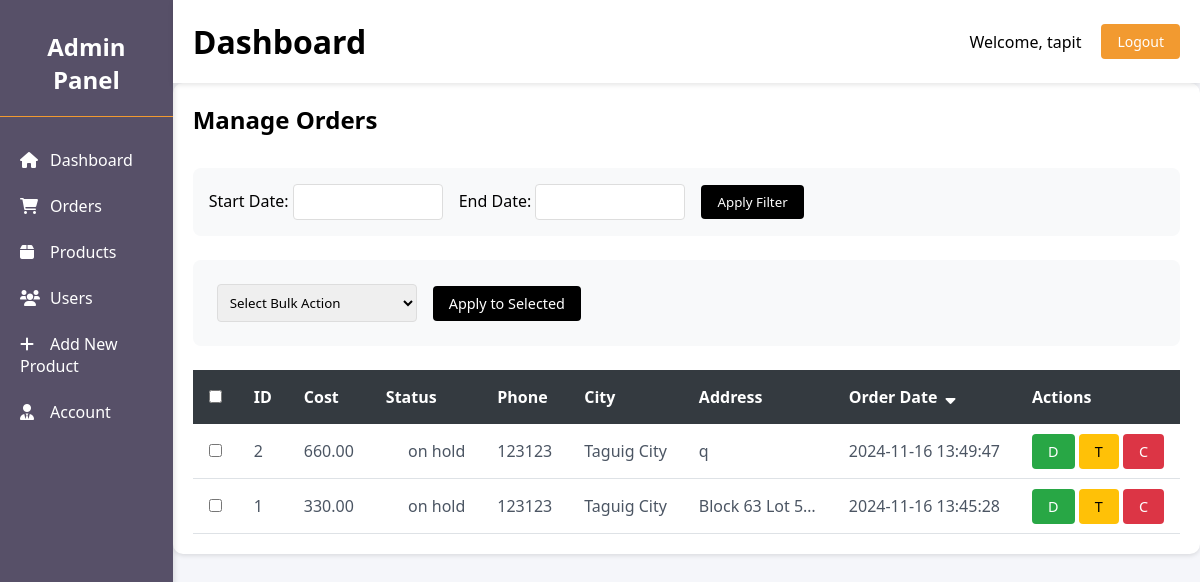
The app's page /admin/orders.php (signed in) with its own data.
### tables this page shows
CREATE TABLE `orders` (
  `order_id` int(11) NOT NULL,
  `order_cost` decimal(6,2) NOT NULL,
  `order_status` varchar(100) NOT NULL DEFAULT 'on_hold',
  `user_id` int(11) NOT NULL,
  `user_phone` int(11) NOT NULL,
  `user_city` varchar(255) NOT NULL,
  `user_address` varchar(255) NOT NULL,
  `order_date` datetime NOT NULL DEFAULT current_timestamp()
);

### admin/orders.php (the view, shortened to what this page needs)
<?php
include('../server/connection.php');
$sort_by = isset($_GET['sort']) ? $_GET['sort'] : 'order_date';
$sort_direction = isset($_GET['direction']) ? $_GET['direction'] : 'DESC';
$start_date = isset($_GET['start_date']) ? $_GET['start_date'] : '';
$end_date = isset($_GET['end_date']) ? $_GET['end_date'] : '';
$allowed_sort_fields = ['order_date', 'order_cost', 'order_status'];
$sort_by = in_array($sort_by, $allowed_sort_fields) ? $sort_by : 'order_date';
$sort_direction = $sort_direction === 'ASC' ? 'ASC' : 'DESC';
$query = "SELECT order_id, order_cost, order_status, user_id, user_phone, user_city, user_address, order_date
          FROM orders WHERE 1=1";
$query .= " ORDER BY $sort_by $sort_direction";
$stmt = $conn->prepare($query);
$stmt->execute();
$result = $stmt->get_result();
$orders = $result->fetch_all(MYSQLI_ASSOC);
?>
<!DOCTYPE html>
<html lang="en">
<head>
    <link href="https://cdnjs.cloudflare.com/ajax/libs/font-awesome/6.0.0/css/all.min.css" rel="stylesheet">
    <link rel="stylesheet" href="https://cdnjs.cloudflare.com/ajax/libs/flatpickr/4.6.13/flatpickr.min.css">
    <link rel="stylesheet" href="style.css">
</head>
<body>
    <div class="dashboard">
        <?php include('sidemenu.php'); ?>
        <div class="main-content">
            <?php include('header.php')?>
            <div class="orders-section">
                <div class="orders-header">
                    <h2>Manage Orders</h2>
                </div>
                <form method="get" class="date-filter">
                    <div>
                        <label for="start_date">Start Date:</label>
                        <input type="text" id="start_date" name="start_date" value="<?php echo htmlspecialchars($start_date); ?>" class="date-picker">
                    </div>
                    <div>
                        <label for="end_date">End Date:</label>
                        <input type="text" id="end_date" name="end_date" value="<?php echo htmlspecialchars($end_date); ?>" class="date-picker">
                    </div>
                    <button type="submit" class="filter-btn">Apply Filter</button>
                </form>
                <form method="post" id="bulk-action-form">
                    <div class="bulk-actions">
                        <select name="bulk_action" id="bulk-action-select">
                            <option value="">Select Bulk Action</option>
                        </select>
                        <button type="submit" class="btn filter-btn">Apply to Selected</button>
                    </div>
                    <table class="orders-table">
                        <thead>
                            <tr>
                                <th class="checkbox-cell">
                                    <input type="checkbox" id="select-all">
                                </th>
                                <th>ID</th>
                                <th>
                                    <a href="?sort=order_cost&direction=<?php echo $sort_by === 'order_cost' && $sort_direction === 'ASC' ? 'DESC' : 'ASC'; ?>" class="sort-link">
                                        Cost
                                    </a>
                                </th>
                                <th>
                                    <a href="?sort=order_status&direction=<?php echo $sort_by === 'order_status' && $sort_direction === 'ASC' ? 'DESC' : 'ASC'; ?>" class="sort-link">
                                        Status
                                    </a>
                                </th>
                                <th>Phone</th>
                                <th>City</th>
                                <th>Address</th>
                                <th>
                                    <a href="?sort=order_date&direction=<?php echo $sort_by === 'order_date' && $sort_direction === 'ASC' ? 'DESC' : 'ASC'; ?>" class="sort-link">
                                        Order Date
                                        <?php if ($sort_by === 'order_date'): ?>
                                            <i class="fas fa-sort-<?php echo $sort_direction === 'ASC' ? 'up' : 'down'; ?>"></i>
                                        <?php endif; ?>
                                    </a>
                                </th>
                                <th>Actions</th>
                            </tr>
                        </thead>
                        <tbody>
                            <?php foreach ($orders as $order): ?>
                                <tr>
                                    <td class="checkbox-cell">
                                        <input type="checkbox" name="order_ids[]" value="<?php echo $order['order_id']; ?>" class="order-checkbox">
                                    </td>
                                    <td><?php echo htmlspecialchars($order['order_id']); ?></td>
                                    <td><?php echo htmlspecialchars($order['order_cost']); ?></td>
                                    <td>
                                        <span class="status-circle <?php echo htmlspecialchars($order['order_status']); ?>"></span>
                                        <?php echo htmlspecialchars($order['order_status']); ?>
                                    </td>
                                    <td><?php echo htmlspecialchars($order['user_phone']); ?></td>
                                    <td><?php echo htmlspecialchars($order['user_city']); ?></td>
                                    <td class="address-cell" data-full-address="<?php echo htmlspecialchars($order['user_address']); ?>">
                                        <?php echo htmlspecialchars(substr($order['user_address'], 0, 30)); ?>
                                    </td>
                                    <td><?php echo htmlspecialchars($order['order_date']); ?></td>
                                    <td>
                                        <?php if ($order['order_status'] !== 'delivered' && $order['order_status'] !== 'canceled'): ?>
                                            <a href="orders.php?action=deliver&order_id=<?php echo $order['order_id']; ?>" class="btn delivered-btn">D</a>
                                            <a href="orders.php?action=transit&order_id=<?php echo $order['order_id']; ?>" class="btn transit-btn">T</a>
                                            <a href="orders.php?action=cancel&order_id=<?php echo $order['order_id']; ?>" class="btn cancel-btn">C</a>
                                        <?php endif; ?>
                                    </td>
                                </tr>
                            <?php endforeach; ?>
                        </tbody>
                    </table>
                </form>
            </div>
        </div>
    </div>
</body>
</html>

### admin/header.php (shortened to what this page needs)
<?php
$admin_name = 'Admin';
if (isset($_SESSION['admin_email']) && !empty($_SESSION['admin_email'])) {
    $stmt = $conn->prepare("SELECT admin_id, admin_name, admin_email FROM admins WHERE admin_email = ?");
    if ($stmt) {
        $stmt->bind_param("s", $_SESSION['admin_email']);
        $stmt->execute();
        $result = $stmt->get_result();
        if ($row = $result->fetch_assoc()) {
            $admin_name = $row['admin_name'];
        }
    }
} else {
    header('location: login.php?error=Invalid session');
    exit;
}
?>
<div class="header">
    <h1>Dashboard</h1>
    <div class="user-info">
        <span>Welcome, <?php echo htmlspecialchars($admin_name); ?></span>
        <a href="logout.php" class="logout-btn">Logout</a>
    </div>
</div>

### admin/style.css (style rules this page uses)
* { margin: 0; padding: 0; box-sizing: border-box; font-family: 'Segoe UI', Tahoma, Geneva, Verdana, sans-serif; }
.dashboard { display: flex; min-height: 100vh; }
.logout-btn { padding: 8px 16px; background: #F29A30; color: white; border: none; border-radius: 4px; cursor: pointer; text-decoration: none; font-size: 14px; transition: background 0.3s; }
.main-content { flex: 1; background: #f5f6fa; }
.header { position: sticky; top: 0; z-index: 1000; background: white; box-shadow: 0 2px 5px rgba(0, 0, 0, 0.1); padding: 20px; box-shadow: 0 2px 5px rgba(0,0,0,0.1); display: flex; justify-content: space-between; align-items: center; }
.user-info { display: flex; align-items: center; gap: 20px; }
.btn { padding: 10px 20px; border: none; border-radius: 4px; font-size: 14px; cursor: pointer; transition: background 0.3s; }
.status-circle { display: inline-block; width: 12px; height: 12px; border-radius: 50%; margin-right: 10px; }
.cancel-btn { border: 2px solid #000000; border-radius: 5px; padding: 10px 20px; }
.btn { padding: 8px 16px; border-radius: 6px; font-size: 14px; font-weight: 500; text-decoration: none; transition: all 0.2s ease; border: none; cursor: pointer; }
table { width: 100%; border-collapse: separate; border-spacing: 0; }
thead { position: sticky; top: 0; z-index: 99; background: white; }
tbody { position: relative; }
th { background-color: #575068; padding: 16px; text-align: left; color: white; font-weight: 600; }
td { padding: 16px; border-bottom: 1px solid #f0f0f0; color: #4b5563; max-width: 200px; overflow: hidden; text-overflow: ellipsis; white-space: nowrap; }

### admin/orders.php (style rules this page uses)
.dashboard { background-color: #f8f9fa; min-height: 100vh; }
.orders-section { background: white; border-radius: 10px; padding: 20px; box-shadow: 0 2px 4px rgba(0,0,0,0.1); }
.orders-header { display: flex; justify-content: space-between; align-items: center; margin-bottom: 2rem; }
.date-filter { display: flex; gap: 1rem; align-items: center; background: #f8f9fa; padding: 1rem; border-radius: 8px; margin-bottom: 1.5rem; }
.date-filter input[type="text"] { padding: 0.5rem; border: 1px solid #ddd; border-radius: 4px; width: 150px; }
.filter-btn { background-color: #000000; color: white; border: none; padding: 0.5rem 1rem; border-radius: 4px; cursor: pointer; transition: background-color 0.3s; }
.bulk-actions { background: #f8f9fa; padding: 1.5rem; border-radius: 8px; margin-bottom: 1.5rem; display: flex; gap: 1rem; align-items: center; }
.bulk-actions select { padding: 0.5rem; border: 1px solid #ddd; border-radius: 4px; min-width: 200px; }
.orders-table { width: 100%; border-collapse: separate; border-spacing: 0; margin-top: 1rem; }
.orders-table th { background-color: #343a40; color: white; padding: 1rem; text-align: left; }
.orders-table td { padding: 1rem; border-bottom: 1px solid #dee2e6; }
.status-circle { display: inline-block; width: 10px; height: 10px; border-radius: 50%; margin-right: 8px; }
.btn { padding: 0.5rem 1rem; border: none; border-radius: 4px; cursor: pointer; font-size: 0.9rem; transition: opacity 0.3s; }
.delivered-btn { background-color: #28a745; color: white; }
.transit-btn { background-color: #ffc107; color: black; }
.cancel-btn { background-color: #dc3545; color: white; }
.sort-link { color: white; text-decoration: none; display: inline-flex; align-items: center; gap: 0.5rem; }
.checkbox-cell { width: 30px; text-align: center; }
.orders-table td { padding: 1rem; border-bottom: 1px solid #dee2e6; position: relative; }
.orders-table td.address-cell { white-space: nowrap; overflow: hidden; text-overflow: ellipsis; max-width: 150px; }

### records on screen
orders: order_id "2", order_cost "660.00", order_status "on hold", user_phone "123123", user_city "Taguig City", user_address "q", order_date "2024-11-16 13:49:47"
orders: order_id "1", order_cost "330.00", order_status "on hold", user_phone "123123", user_city "Taguig City", user_address "Block 63 Lot 5…", order_date "2024-11-16 13:45:28"

### other values on screen
$admin_name "tapit"
